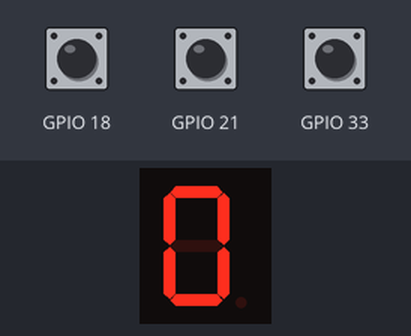
Recording of a sketch running on a simulated ESP32. On the bench: 1-digit seven-segment display. Inputs (shaded band) come from the test bench; at power-on: GPIO 18 HIGH, GPIO 21 HIGH, GPIO 33 HIGH.

Above: at 1.7 s.
1.8 s: GPIO 18 pulled LOW for 1 s
At 2.6 s:
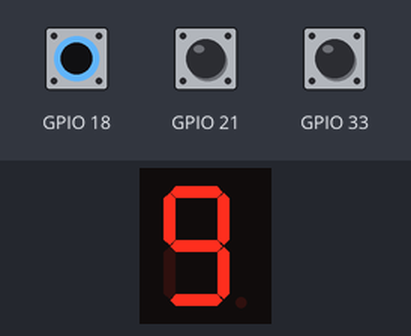
4.3 s: GPIO 18 pulled LOW for 1 s
At 5.3 s:
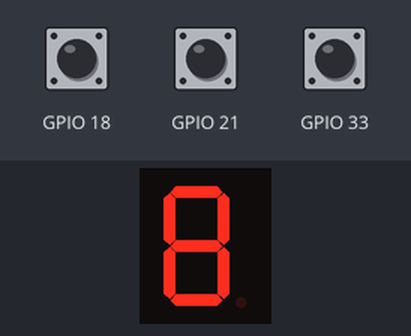
Timing chart, 0 to 7.3 s (numbered marks = the images above; inputs shaded):
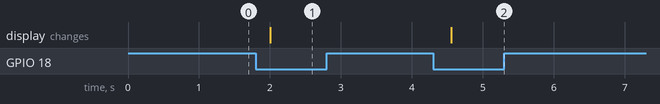

Measured:
- after the input at 1.8 s, the display: changes after 0.20 s (image 1)
- after the input at 4.3 s, the display: changes after 0.26 s (image 2)

The sketch:

7SegCounter.ino
```cpp
// Include needed libraries
#include "ezButton.h"
#include "SevSeg.h"

SevSeg sevseg; // Creation of a 7-segment object.
ezButton button[3] = {33, 18, 21}; // Creation of button objects.

int counter = 0;
bool buttonPressed = false;

void setup() {
  Serial.begin(9600);

  button[0].setDebounceTime(50);
  button[1].setDebounceTime(50);
  button[2].setDebounceTime(50);


  // Setting up 7-segment display
  byte numDigits = 1;
  byte segmentPins[] = {12, 13, 25, 26, 27, 19, 22, 5}; // DP on which pin ??
  byte digitPins[] = {}; // empty because we have a 1-digit display

  sevseg.begin(COMMON_CATHODE, numDigits, digitPins, segmentPins, true);
  sevseg.setBrightness(90); // Setting the brightness

  sevseg.setNumber(counter);
  sevseg.refreshDisplay();
  delay(500);
}

void loop() {
  button[0].loop();
  button[1].loop();
  button[2].loop();

  if (button[0].isPressed()) {
    if (!buttonPressed) {
      if (counter == 9) {
        counter = 0;
      } else {
        counter++;
      }
      buttonPressed = true;
    }
  } else if (button[1].isPressed()) {
    if (!buttonPressed) {
      if (counter == 0) {
        counter = 9;
      } else {
        counter--;
      }
      buttonPressed = true;
    }
  } else if (button[2].isPressed()) {
    if (!buttonPressed) {
      counter = 0;
      buttonPressed = true;
    }
  } else {
    buttonPressed = false;
  }

  sevseg.setNumber(counter);
  sevseg.refreshDisplay();
  delay(150);
}
```
